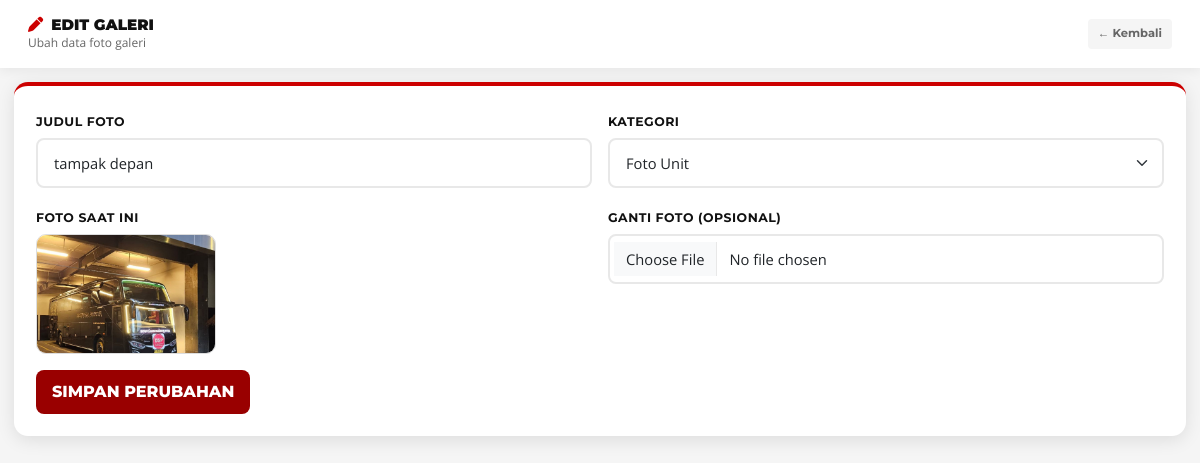
Page /admin/edit-galeri.php?id=9 (signed in) on the committed database.
### tables this page shows
CREATE TABLE `galeri` (
  `id` int(11) NOT NULL,
  `kategori` varchar(50) NOT NULL,
  `judul` varchar(255) NOT NULL,
  `foto` varchar(255) NOT NULL,
  `unggah_pada` timestamp NOT NULL DEFAULT current_timestamp()
);

### admin/edit-galeri.php (the view, shortened to what this page needs)
<?php
include '../config/koneksi.php';
$id = isset($_GET['id']) ? (int)$_GET['id'] : 0;
$query = mysqli_query($conn, "SELECT * FROM galeri WHERE id='$id'");
$data = mysqli_fetch_assoc($query);
?>
<!DOCTYPE html>
<html lang="id">
<head>
<link href="https://cdn.jsdelivr.net/npm/bootstrap@5.3.2/dist/css/bootstrap.min.css" rel="stylesheet">
<link href="https://cdnjs.cloudflare.com/ajax/libs/font-awesome/6.5.1/css/all.min.css" rel="stylesheet">
<link href="../assets/css/style.css" rel="stylesheet">
</head>
<body style="background:var(--abu);">
<div class="admin-layout">
    <div class="admin-main">
        <div class="admin-topbar">
            <div>
                <h5 style="margin:0;font-family:'Montserrat',sans-serif;font-weight:900;color:var(--hitam);text-transform:uppercase;font-size:0.95rem;">
                    <i class="fas fa-pen me-2" style="color:var(--merah);"></i>Edit Galeri
                </h5>
                <div style="font-size:0.75rem;color:var(--abu-teks);">
                    Ubah data foto galeri
                </div>
            </div>
            <a href="galeri.php" style="background:var(--abu);color:var(--abu-teks);padding:7px 14px;border-radius:4px;font-size:0.78rem;font-weight:700;font-family:'Montserrat',sans-serif;text-decoration:none;">
                ← Kembali
            </a>
        </div>
        <div class="admin-content">
            <div style="background:white;border-radius:var(--radius);padding:22px;box-shadow:var(--shadow-card);border-top:4px solid var(--merah);">
                <form method="POST" enctype="multipart/form-data">
                    <div class="row g-3">
                        <div class="col-md-6">
                            <label class="form-label">Judul Foto</label>
                            <input type="text" name="judul" class="form-control"
                                   value="<?= htmlspecialchars($data['judul']) ?>" required>
                        </div>
                        <div class="col-md-6">
                            <label class="form-label">Kategori</label>
                            <select name="kategori" class="form-select" required>
                                <option value="eksterior" <?= $data['kategori']=='eksterior'?'selected':'' ?>>Foto Unit</option>
                            </select>
                        </div>
                        <div class="col-md-6">
                            <label class="form-label">Foto Saat Ini</label>
                            <br>
                            <img src="../assets/images/galeri/<?= $data['foto'] ?>"
                                 style="width:180px;height:120px;object-fit:cover;border-radius:10px;border:1px solid #ddd;">
                        </div>
                        <div class="col-md-6">
                            <label class="form-label">Ganti Foto (Opsional)</label>
                            <input type="file" name="foto" class="form-control">
                        </div>
                        <div class="col-12">
                            <button type="submit"
                                style="background:var(--merah-tua);color:white;border:none;padding:10px 16px;border-radius:var(--radius-sm);font-family:'Montserrat',sans-serif;font-weight:800;text-transform:uppercase;">
                                Simpan Perubahan
                            </button>
                        </div>
                    </div>
                </form>
            </div>
        </div>
    </div>
</div>
</body>
</html>

### assets/css/style.css (style rules this page uses)
:root { --merah: #CC0000; --merah-tua: #990000; --merah-muda: #E53935; --merah-gelap: #7B0000; --putih: #FFFFFF; --hitam: #111111; --abu: #F5F5F5; --abu-medium: #E0E0E0; --abu-teks: #666666; --shadow: 0 8px 32px rgba(204,0,0,0.18); --shadow-card: 0 4px 18px rgba(0,0,0,0.10); --radius: 14px; --radius-sm: 8px; --transition: all 0.35s cubic-bezier(.4,0,.2,1); }
* { margin:0; padding:0; box-sizing:border-box; }
html { scroll-behavior: smooth; }
body { font-family: 'Open Sans', sans-serif; color: var(--hitam); background: var(--putih); overflow-x: hidden; }
h1,h2,h3,h4,h5 { font-family: 'Montserrat', sans-serif; }
a { text-decoration: none; transition: var(--transition); }
img { max-width: 100%; }
.form-label { font-family: 'Montserrat', sans-serif; font-weight: 700; font-size: 0.78rem; text-transform: uppercase; letter-spacing: 0.5px; color: var(--hitam); margin-bottom: 6px; }
.form-control, .form-select { border: 2px solid #E8E8E8; border-radius: var(--radius-sm); padding: 12px 16px; font-size: 0.92rem; font-family: 'Open Sans', sans-serif; transition: var(--transition); }
.admin-layout { display: flex; min-height: 100vh; }
.admin-main { margin-left: 250px; flex: 1; background: var(--abu); min-height: 100vh; }
.admin-topbar { background: white; padding: 16px 28px; display: flex; align-items: center; justify-content: space-between; box-shadow: 0 2px 12px rgba(0,0,0,0.07); position: sticky; top: 0; z-index: 50; display: flex; align-items: center; justify-content: space-between; }
.admin-content { padding: 28px; }
.admin-main { margin-left: 260px; width: auto; }
.admin-topbar a { order: 3; flex: 0 0 auto; padding: 6px 10px !important; font-size: 0.72rem !important; white-space: nowrap; }
.admin-main { margin-left: 0; width: 100%; }
.admin-topbar a { padding: 6px 10px !important; font-size: 0.72rem !important; }
.admin-content { padding: 14px; }

### rows in the picture
galeri: judul "tampak depan", kategori "Foto Unit", foto (picture)
